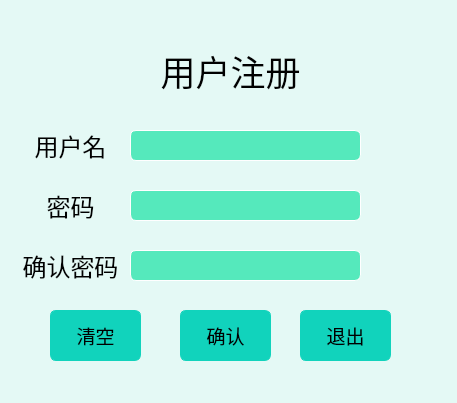
<?xml version="1.0" encoding="UTF-8"?>
<ui version="4.0">
 <class>SignUp</class>
 <widget class="QWidget" name="SignUp">
  <property name="geometry">
   <rect>
    <x>0</x>
    <y>0</y>
    <width>457</width>
    <height>403</height>
   </rect>
  </property>
  <property name="windowTitle">
   <string>用户注册</string>
  </property>
  <property name="windowIcon">
   <iconset resource="resource.qrc">
    <normaloff>:/Qt-picture/HL.jpg</normaloff>:/Qt-picture/HL.jpg</iconset>
  </property>
  <property name="styleSheet">
   <string notr="true">background-color: rgb(228, 249, 245);</string>
  </property>
  <widget class="QLabel" name="label">
   <property name="geometry">
    <rect>
     <x>90</x>
     <y>50</y>
     <width>281</width>
     <height>41</height>
    </rect>
   </property>
   <property name="font">
    <font>
     <family>楷体</family>
     <pointsize>26</pointsize>
     <italic>false</italic>
     <bold>false</bold>
    </font>
   </property>
   <property name="styleSheet">
    <string notr="true"> font: 26pt &quot;楷体&quot;</string>
   </property>
   <property name="text">
    <string>用户注册</string>
   </property>
   <property name="alignment">
    <set>Qt::AlignmentFlag::AlignCenter</set>
   </property>
  </widget>
  <widget class="QLabel" name="label_2">
   <property name="geometry">
    <rect>
     <x>30</x>
     <y>130</y>
     <width>81</width>
     <height>31</height>
    </rect>
   </property>
   <property name="font">
    <font>
     <family>楷体</family>
     <pointsize>18</pointsize>
     <italic>false</italic>
     <bold>false</bold>
    </font>
   </property>
   <property name="styleSheet">
    <string notr="true"> font: 18pt &quot;楷体&quot;</string>
   </property>
   <property name="text">
    <string>用户名</string>
   </property>
   <property name="alignment">
    <set>Qt::AlignmentFlag::AlignCenter</set>
   </property>
  </widget>
  <widget class="QLabel" name="label_3">
   <property name="geometry">
    <rect>
     <x>30</x>
     <y>190</y>
     <width>81</width>
     <height>31</height>
    </rect>
   </property>
   <property name="font">
    <font>
     <family>楷体</family>
     <pointsize>18</pointsize>
     <italic>false</italic>
     <bold>false</bold>
    </font>
   </property>
   <property name="styleSheet">
    <string notr="true"> font: 18pt &quot;楷体&quot;</string>
   </property>
   <property name="text">
    <string>密码</string>
   </property>
   <property name="alignment">
    <set>Qt::AlignmentFlag::AlignCenter</set>
   </property>
  </widget>
  <widget class="QLineEdit" name="nameEdit">
   <property name="geometry">
    <rect>
     <x>130</x>
     <y>130</y>
     <width>231</width>
     <height>31</height>
    </rect>
   </property>
   <property name="styleSheet">
    <string notr="true">QLineEdit{ border-radius:6; border:1px solid white; background-color:#55e9bc;}</string>
   </property>
  </widget>
  <widget class="QLineEdit" name="passwordEdit">
   <property name="geometry">
    <rect>
     <x>130</x>
     <y>190</y>
     <width>231</width>
     <height>31</height>
    </rect>
   </property>
   <property name="styleSheet">
    <string notr="true">QLineEdit{ border-radius:6; border:1px solid white; background-color:#55e9bc;}</string>
   </property>
   <property name="echoMode">
    <enum>QLineEdit::EchoMode::Password</enum>
   </property>
  </widget>
  <widget class="QPushButton" name="submitBtn">
   <property name="geometry">
    <rect>
     <x>180</x>
     <y>310</y>
     <width>91</width>
     <height>51</height>
    </rect>
   </property>
   <property name="font">
    <font>
     <family>楷体</family>
     <pointsize>14</pointsize>
     <italic>false</italic>
     <bold>false</bold>
    </font>
   </property>
   <property name="styleSheet">
    <string notr="true">QPushButton{ border:1px solid #11d3bc; background-color:#11d3bc ; border-radius:6; font: 14pt &quot;楷体&quot;;}
QPushButton:hover{ border:2px solid #11999e;}</string>
   </property>
   <property name="text">
    <string>确认</string>
   </property>
  </widget>
  <widget class="QPushButton" name="tologinPage">
   <property name="geometry">
    <rect>
     <x>300</x>
     <y>310</y>
     <width>91</width>
     <height>51</height>
    </rect>
   </property>
   <property name="font">
    <font>
     <family>楷体</family>
     <pointsize>14</pointsize>
     <italic>false</italic>
     <bold>false</bold>
    </font>
   </property>
   <property name="styleSheet">
    <string notr="true">QPushButton{ border:1px solid #11d3bc; background-color:#11d3bc ; border-radius:6; font: 14pt &quot;楷体&quot;;}
QPushButton:hover{ border:2px solid #11999e;}</string>
   </property>
   <property name="text">
    <string>退出</string>
   </property>
  </widget>
  <widget class="QLabel" name="again">
   <property name="geometry">
    <rect>
     <x>20</x>
     <y>250</y>
     <width>101</width>
     <height>31</height>
    </rect>
   </property>
   <property name="font">
    <font>
     <family>楷体</family>
     <pointsize>18</pointsize>
     <italic>false</italic>
     <bold>false</bold>
    </font>
   </property>
   <property name="styleSheet">
    <string notr="true"> font: 18pt &quot;楷体&quot;</string>
   </property>
   <property name="text">
    <string>确认密码</string>
   </property>
   <property name="alignment">
    <set>Qt::AlignmentFlag::AlignCenter</set>
   </property>
  </widget>
  <widget class="QLineEdit" name="againEdit">
   <property name="geometry">
    <rect>
     <x>130</x>
     <y>250</y>
     <width>231</width>
     <height>31</height>
    </rect>
   </property>
   <property name="styleSheet">
    <string notr="true">QLineEdit{ border-radius:6; border:1px solid white;background-color:#55e9bc}</string>
   </property>
   <property name="echoMode">
    <enum>QLineEdit::EchoMode::Password</enum>
   </property>
  </widget>
  <widget class="QPushButton" name="pushButton">
   <property name="geometry">
    <rect>
     <x>50</x>
     <y>310</y>
     <width>91</width>
     <height>51</height>
    </rect>
   </property>
   <property name="font">
    <font>
     <family>楷体</family>
     <pointsize>14</pointsize>
     <italic>false</italic>
     <bold>false</bold>
    </font>
   </property>
   <property name="styleSheet">
    <string notr="true">QPushButton{ border:1px solid #11d3bc; background-color:#11d3bc ; border-radius:6; font: 14pt &quot;楷体&quot;;}
QPushButton:hover{ border:2px solid #11999e;}</string>
   </property>
   <property name="text">
    <string>清空</string>
   </property>
  </widget>
 </widget>
 <resources>
  <include location="resource.qrc"/>
 </resources>
 <connections/>
</ui>
